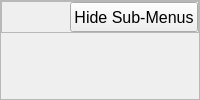
        <widget class="QFrame" name="SubMenu_Frame">
         <property name="minimumSize">
          <size>
           <width>200</width>
           <height>0</height>
          </size>
         </property>
         <property name="maximumSize">
          <size>
           <width>200</width>
           <height>16777215</height>
          </size>
         </property>
         <property name="frameShape">
          <enum>QFrame::StyledPanel</enum>
         </property>
         <property name="frameShadow">
          <enum>QFrame::Raised</enum>
         </property>
         <layout class="QVBoxLayout" name="verticalLayout_6">
          <property name="spacing">
           <number>0</number>
          </property>
          <property name="leftMargin">
           <number>0</number>
          </property>
          <property name="topMargin">
           <number>0</number>
          </property>
          <property name="rightMargin">
           <number>0</number>
          </property>
          <property name="bottomMargin">
           <number>0</number>
          </property>
          <item>
           <widget class="QFrame" name="HideSubMenu_Frame">
            <property name="frameShape">
             <enum>QFrame::StyledPanel</enum>
            </property>
            <property name="frameShadow">
             <enum>QFrame::Raised</enum>
            </property>
            <layout class="QHBoxLayout" name="horizontalLayout_11">
             <property name="spacing">
              <number>0</number>
             </property>
             <property name="leftMargin">
              <number>0</number>
             </property>
             <property name="topMargin">
              <number>0</number>
             </property>
             <property name="rightMargin">
              <number>0</number>
             </property>
             <property name="bottomMargin">
              <number>0</number>
             </property>
             <item alignment="Qt::AlignLeft">
              <widget class="QPushButton" name="HideSubFrame_pushButton">
               <property name="minimumSize">
                <size>
                 <width>0</width>
                 <height>30</height>
                </size>
               </property>
               <property name="font">
                <font>
                 <pointsize>12</pointsize>
                </font>
               </property>
               <property name="layoutDirection">
                <enum>Qt::RightToLeft</enum>
               </property>
               <property name="text">
                <string>Hide Sub-Menus</string>
               </property>
               <property name="icon">
                <iconset resource="D:/Rebola_LEDZap/GUI/resources.qrc">
                 <normaloff>:/resources/resources/DropMenuLeft.png</normaloff>:/resources/resources/DropMenuLeft.png</iconset>
               </property>
               <property name="iconSize">
                <size>
                 <width>24</width>
                 <height>24</height>
                </size>
               </property>
              </widget>
             </item>
            </layout>
           </widget>
          </item>
          <item>
           <widget class="QStackedWidget" name="stackedWidget">
            <property name="minimumSize">
             <size>
              <width>200</width>
              <height>0</height>
             </size>
            </property>
            <property name="currentIndex">
             <number>1</number>
            </property>
            <widget class="QWidget" name="page"/>
            <widget class="QWidget" name="page_2"/>
           </widget>
          </item>
         </layout>
        </widget>
